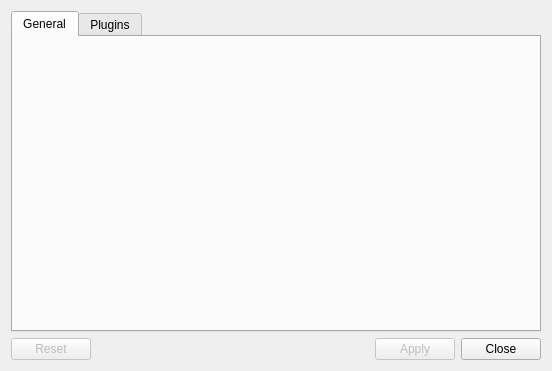
<?xml version="1.0" encoding="UTF-8"?>
<ui version="4.0">
 <class>SettingsForm</class>
 <widget class="QWidget" name="SettingsForm">
  <property name="geometry">
   <rect>
    <x>0</x>
    <y>0</y>
    <width>552</width>
    <height>371</height>
   </rect>
  </property>
  <property name="windowTitle">
   <string>Settings</string>
  </property>
  <property name="locale">
   <locale language="English" country="UnitedKingdom"/>
  </property>
  <layout class="QGridLayout" name="gridLayout">
   <item row="0" column="0" colspan="4">
    <widget class="QTabWidget" name="Tabs">
     <property name="currentIndex">
      <number>0</number>
     </property>
     <widget class="QWidget" name="GeneralTab">
      <attribute name="title">
       <string>General</string>
      </attribute>
     </widget>
     <widget class="QWidget" name="PluginsTab">
      <attribute name="title">
       <string>Plugins</string>
      </attribute>
      <layout class="QGridLayout" name="gridLayout_2">
       <item row="1" column="0">
        <widget class="QPushButton" name="AddButton">
         <property name="text">
          <string>Add New</string>
         </property>
        </widget>
       </item>
       <item row="1" column="1">
        <widget class="QPushButton" name="DeleteButton">
         <property name="text">
          <string>Delete</string>
         </property>
        </widget>
       </item>
       <item row="0" column="0" colspan="2">
        <widget class="QTableWidget" name="PluginsTable">
         <property name="editTriggers">
          <set>QAbstractItemView::NoEditTriggers</set>
         </property>
         <property name="selectionMode">
          <enum>QAbstractItemView::SingleSelection</enum>
         </property>
         <property name="selectionBehavior">
          <enum>QAbstractItemView::SelectRows</enum>
         </property>
         <attribute name="horizontalHeaderStretchLastSection">
          <bool>true</bool>
         </attribute>
         <column>
          <property name="text">
           <string>Name</string>
          </property>
         </column>
         <column>
          <property name="text">
           <string>Description</string>
          </property>
         </column>
        </widget>
       </item>
      </layout>
     </widget>
    </widget>
   </item>
   <item row="1" column="2">
    <widget class="QPushButton" name="ApplyButton">
     <property name="enabled">
      <bool>false</bool>
     </property>
     <property name="text">
      <string>Apply</string>
     </property>
    </widget>
   </item>
   <item row="1" column="3">
    <widget class="QPushButton" name="CloseButton">
     <property name="text">
      <string>Close</string>
     </property>
    </widget>
   </item>
   <item row="1" column="1">
    <spacer name="horizontalSpacer">
     <property name="orientation">
      <enum>Qt::Horizontal</enum>
     </property>
     <property name="sizeHint" stdset="0">
      <size>
       <width>40</width>
       <height>20</height>
      </size>
     </property>
    </spacer>
   </item>
   <item row="1" column="0">
    <widget class="QPushButton" name="ResetButton">
     <property name="enabled">
      <bool>false</bool>
     </property>
     <property name="text">
      <string>Reset</string>
     </property>
    </widget>
   </item>
  </layout>
 </widget>
 <resources/>
 <connections>
  <connection>
   <sender>CloseButton</sender>
   <signal>clicked()</signal>
   <receiver>SettingsForm</receiver>
   <slot>close()</slot>
   <hints>
    <hint type="sourcelabel">
     <x>505</x>
     <y>349</y>
    </hint>
    <hint type="destinationlabel">
     <x>550</x>
     <y>348</y>
    </hint>
   </hints>
  </connection>
 </connections>
</ui>
